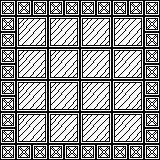

Tiled map render using the project's own tile images. Description and the map definition, with tile-layer contents summarised, below:
An orthogonal 10x10 tile map with 16x16 px tiles, 1 tile layer (Tile Layer 1).

<map version="1.0" tiledversion="1.0.1" orientation="orthogonal" renderorder="right-down" width="10" height="10" tilewidth="16" tileheight="16" nextobjectid="1">
 <tileset firstgid="1" name="test_tileset" tilewidth="16" tileheight="16" tilecount="256" columns="16">
  <image source="sprites/tileset.png" width="256" height="256" />
 </tileset>
 <layer name="Tile Layer 1" width="10" height="10">
  <data>[100 cells, 100 non-empty, 5 distinct tile ids]</data>
 </layer>
</map>